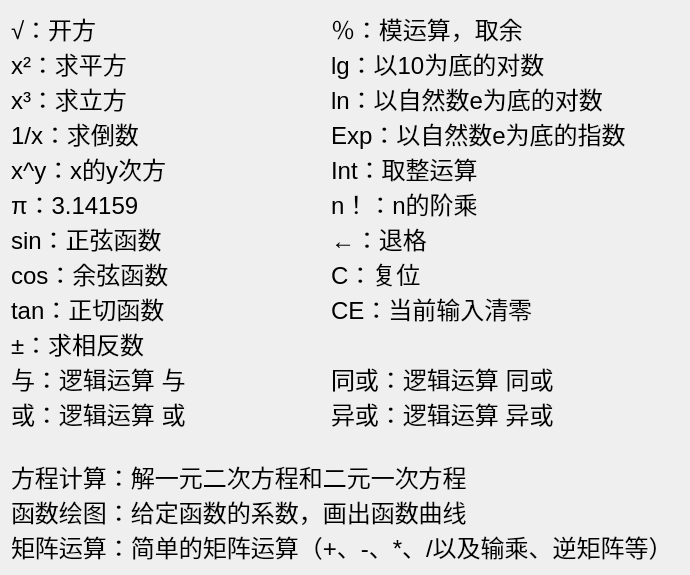
<?xml version="1.0" encoding="UTF-8"?>
<ui version="4.0">
 <class>Help</class>
 <widget class="QDialog" name="Help">
  <property name="geometry">
   <rect>
    <x>0</x>
    <y>0</y>
    <width>690</width>
    <height>453</height>
   </rect>
  </property>
  <property name="windowTitle">
   <string>帮助提示</string>
  </property>
  <property name="windowIcon">
   <iconset resource="painter/cal.qrc">
    <normaloff>:/images/help.png</normaloff>:/images/help.png</iconset>
  </property>
  <layout class="QHBoxLayout" name="horizontalLayout">
   <item>
    <widget class="QLabel" name="label">
     <property name="text">
      <string>&lt;!DOCTYPE HTML PUBLIC &quot;-//W3C//DTD HTML 4.0//EN&quot; &quot;http://www.w3.org/TR/REC-html40/strict.dtd&quot;&gt;
&lt;html&gt;&lt;head&gt;&lt;meta name=&quot;qrichtext&quot; content=&quot;1&quot; /&gt;&lt;style type=&quot;text/css&quot;&gt;
p, li { white-space: pre-wrap; }
&lt;/style&gt;&lt;/head&gt;&lt;body style=&quot; font-family:'SimSun'; font-size:9pt; font-weight:400; font-style:normal;&quot;&gt;
&lt;p style=&quot; margin-top:0px; margin-bottom:0px; margin-left:0px; margin-right:0px; -qt-block-indent:0; text-indent:0px;&quot;&gt;&lt;span style=&quot; font-size:18pt;&quot;&gt;√：开方			％：模运算，取余&lt;/span&gt;&lt;/p&gt;
&lt;p style=&quot; margin-top:0px; margin-bottom:0px; margin-left:0px; margin-right:0px; -qt-block-indent:0; text-indent:0px;&quot;&gt;&lt;span style=&quot; font-size:18pt;&quot;&gt;x²：求平方			&lt;/span&gt;&lt;span style=&quot; font-size:18pt;&quot;&gt;lg：以10为底的对数&lt;/span&gt;&lt;/p&gt;
&lt;p style=&quot; margin-top:0px; margin-bottom:0px; margin-left:0px; margin-right:0px; -qt-block-indent:0; text-indent:0px;&quot;&gt;&lt;span style=&quot; font-size:18pt;&quot;&gt;x³：求立方			&lt;/span&gt;&lt;span style=&quot; font-size:18pt;&quot;&gt;ln：以自然数e为底的对数&lt;/span&gt;&lt;/p&gt;
&lt;p style=&quot; margin-top:0px; margin-bottom:0px; margin-left:0px; margin-right:0px; -qt-block-indent:0; text-indent:0px;&quot;&gt;&lt;span style=&quot; font-size:18pt;&quot;&gt;1/x：求倒数			&lt;/span&gt;&lt;span style=&quot; font-size:18pt;&quot;&gt;Exp：以自然数e为底的指数&lt;/span&gt;&lt;/p&gt;
&lt;p style=&quot; margin-top:0px; margin-bottom:0px; margin-left:0px; margin-right:0px; -qt-block-indent:0; text-indent:0px;&quot;&gt;&lt;span style=&quot; font-size:18pt;&quot;&gt;x^y：x的y次方			&lt;/span&gt;&lt;span style=&quot; font-size:18pt;&quot;&gt;Int：取整运算&lt;/span&gt;&lt;/p&gt;
&lt;p style=&quot; margin-top:0px; margin-bottom:0px; margin-left:0px; margin-right:0px; -qt-block-indent:0; text-indent:0px;&quot;&gt;&lt;span style=&quot; font-size:18pt;&quot;&gt;π：3.14159			&lt;/span&gt;&lt;span style=&quot; font-size:18pt;&quot;&gt;n！：n的阶乘&lt;/span&gt;&lt;/p&gt;
&lt;p style=&quot; margin-top:0px; margin-bottom:0px; margin-left:0px; margin-right:0px; -qt-block-indent:0; text-indent:0px;&quot;&gt;&lt;span style=&quot; font-size:18pt;&quot;&gt;sin：正弦函数			&lt;/span&gt;&lt;span style=&quot; font-size:18pt;&quot;&gt;←：退格&lt;/span&gt;&lt;/p&gt;
&lt;p style=&quot; margin-top:0px; margin-bottom:0px; margin-left:0px; margin-right:0px; -qt-block-indent:0; text-indent:0px;&quot;&gt;&lt;span style=&quot; font-size:18pt;&quot;&gt;cos：余弦函数			&lt;/span&gt;&lt;span style=&quot; font-size:18pt;&quot;&gt;C：复位&lt;/span&gt;&lt;/p&gt;
&lt;p style=&quot; margin-top:0px; margin-bottom:0px; margin-left:0px; margin-right:0px; -qt-block-indent:0; text-indent:0px;&quot;&gt;&lt;span style=&quot; font-size:18pt;&quot;&gt;tan：正切函数			&lt;/span&gt;&lt;span style=&quot; font-size:18pt;&quot;&gt;CE：当前输入清零&lt;/span&gt;&lt;/p&gt;
&lt;p style=&quot; margin-top:0px; margin-bottom:0px; margin-left:0px; margin-right:0px; -qt-block-indent:0; text-indent:0px;&quot;&gt;&lt;span style=&quot; font-size:18pt;&quot;&gt;±：求相反数&lt;/span&gt;&lt;/p&gt;
&lt;p style=&quot; margin-top:0px; margin-bottom:0px; margin-left:0px; margin-right:0px; -qt-block-indent:0; text-indent:0px;&quot;&gt;&lt;span style=&quot; font-size:18pt;&quot;&gt;与：逻辑运算 与		&lt;/span&gt;&lt;span style=&quot; font-size:18pt;&quot;&gt;同或：逻辑运算 同或&lt;/span&gt;&lt;/p&gt;
&lt;p style=&quot; margin-top:0px; margin-bottom:0px; margin-left:0px; margin-right:0px; -qt-block-indent:0; text-indent:0px;&quot;&gt;&lt;span style=&quot; font-size:18pt;&quot;&gt;或：逻辑运算 或		&lt;/span&gt;&lt;span style=&quot; font-size:18pt;&quot;&gt;异或：逻辑运算 异或&lt;/span&gt;&lt;/p&gt;
&lt;p style=&quot;-qt-paragraph-type:empty; margin-top:0px; margin-bottom:0px; margin-left:0px; margin-right:0px; -qt-block-indent:0; text-indent:0px; font-size:18pt;&quot;&gt;&lt;/p&gt;
&lt;p style=&quot; margin-top:0px; margin-bottom:0px; margin-left:0px; margin-right:0px; -qt-block-indent:0; text-indent:0px;&quot;&gt;&lt;span style=&quot; font-size:18pt;&quot;&gt;方程计算：解一元二次方程和二元一次方程&lt;/span&gt;&lt;/p&gt;
&lt;p style=&quot; margin-top:0px; margin-bottom:0px; margin-left:0px; margin-right:0px; -qt-block-indent:0; text-indent:0px;&quot;&gt;&lt;span style=&quot; font-size:18pt;&quot;&gt;函数绘图：给定函数的系数，画出函数曲线&lt;/span&gt;&lt;/p&gt;
&lt;p style=&quot; margin-top:0px; margin-bottom:0px; margin-left:0px; margin-right:0px; -qt-block-indent:0; text-indent:0px;&quot;&gt;&lt;span style=&quot; font-size:18pt;&quot;&gt;矩阵运算：简单的矩阵运算（+、-、*、/以及输乘、逆矩阵等）&lt;/span&gt;&lt;/p&gt;&lt;/body&gt;&lt;/html&gt;</string>
     </property>
    </widget>
   </item>
  </layout>
 </widget>
 <resources>
  <include location="painter/cal.qrc"/>
 </resources>
 <connections/>
</ui>
